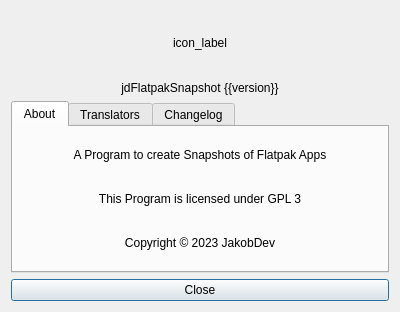
<?xml version="1.0" encoding="UTF-8"?>
<ui version="4.0">
 <class>AboutDialog</class>
 <widget class="QDialog" name="AboutDialog">
  <property name="geometry">
   <rect>
    <x>0</x>
    <y>0</y>
    <width>400</width>
    <height>312</height>
   </rect>
  </property>
  <property name="windowTitle">
   <string>About</string>
  </property>
  <layout class="QVBoxLayout" name="verticalLayout">
   <item>
    <widget class="QLabel" name="icon_label">
     <property name="sizePolicy">
      <sizepolicy hsizetype="Preferred" vsizetype="Preferred">
       <horstretch>0</horstretch>
       <verstretch>0</verstretch>
      </sizepolicy>
     </property>
     <property name="minimumSize">
      <size>
       <width>64</width>
       <height>64</height>
      </size>
     </property>
     <property name="text">
      <string notr="true">icon_label</string>
     </property>
     <property name="alignment">
      <set>Qt::AlignCenter</set>
     </property>
    </widget>
   </item>
   <item>
    <widget class="QLabel" name="version_label">
     <property name="text">
      <string notr="true">jdFlatpakSnapshot {{version}}</string>
     </property>
     <property name="alignment">
      <set>Qt::AlignCenter</set>
     </property>
    </widget>
   </item>
   <item>
    <widget class="QTabWidget" name="tab_widget">
     <property name="currentIndex">
      <number>0</number>
     </property>
     <widget class="QWidget" name="tab">
      <attribute name="title">
       <string>About</string>
      </attribute>
      <layout class="QVBoxLayout" name="verticalLayout_2">
       <item>
        <widget class="QLabel" name="label">
         <property name="text">
          <string>A Program to create Snapshots of Flatpak Apps</string>
         </property>
         <property name="alignment">
          <set>Qt::AlignCenter</set>
         </property>
        </widget>
       </item>
       <item>
        <widget class="QLabel" name="label_2">
         <property name="text">
          <string>This Program is licensed under GPL 3</string>
         </property>
         <property name="alignment">
          <set>Qt::AlignCenter</set>
         </property>
        </widget>
       </item>
       <item>
        <widget class="QLabel" name="label_3">
         <property name="text">
          <string notr="true">Copyright © 2023 JakobDev</string>
         </property>
         <property name="alignment">
          <set>Qt::AlignCenter</set>
         </property>
        </widget>
       </item>
      </layout>
     </widget>
     <widget class="QWidget" name="tab_2">
      <attribute name="title">
       <string>Translators</string>
      </attribute>
      <layout class="QVBoxLayout" name="verticalLayout_3">
       <item>
        <widget class="QLabel" name="label_4">
         <property name="text">
          <string>The following people translated jdFlatpakSnapshot:</string>
         </property>
         <property name="alignment">
          <set>Qt::AlignCenter</set>
         </property>
         <property name="wordWrap">
          <bool>true</bool>
         </property>
        </widget>
       </item>
       <item>
        <widget class="QTextEdit" name="translators_edit">
         <property name="readOnly">
          <bool>true</bool>
         </property>
        </widget>
       </item>
      </layout>
     </widget>
     <widget class="QWidget" name="tab_3">
      <attribute name="title">
       <string>Changelog</string>
      </attribute>
      <layout class="QVBoxLayout" name="verticalLayout_4">
       <item>
        <widget class="QTextEdit" name="changelog_edit">
         <property name="readOnly">
          <bool>true</bool>
         </property>
        </widget>
       </item>
      </layout>
     </widget>
    </widget>
   </item>
   <item>
    <widget class="QPushButton" name="close_button">
     <property name="text">
      <string>Close</string>
     </property>
    </widget>
   </item>
  </layout>
 </widget>
 <resources/>
 <connections/>
</ui>
